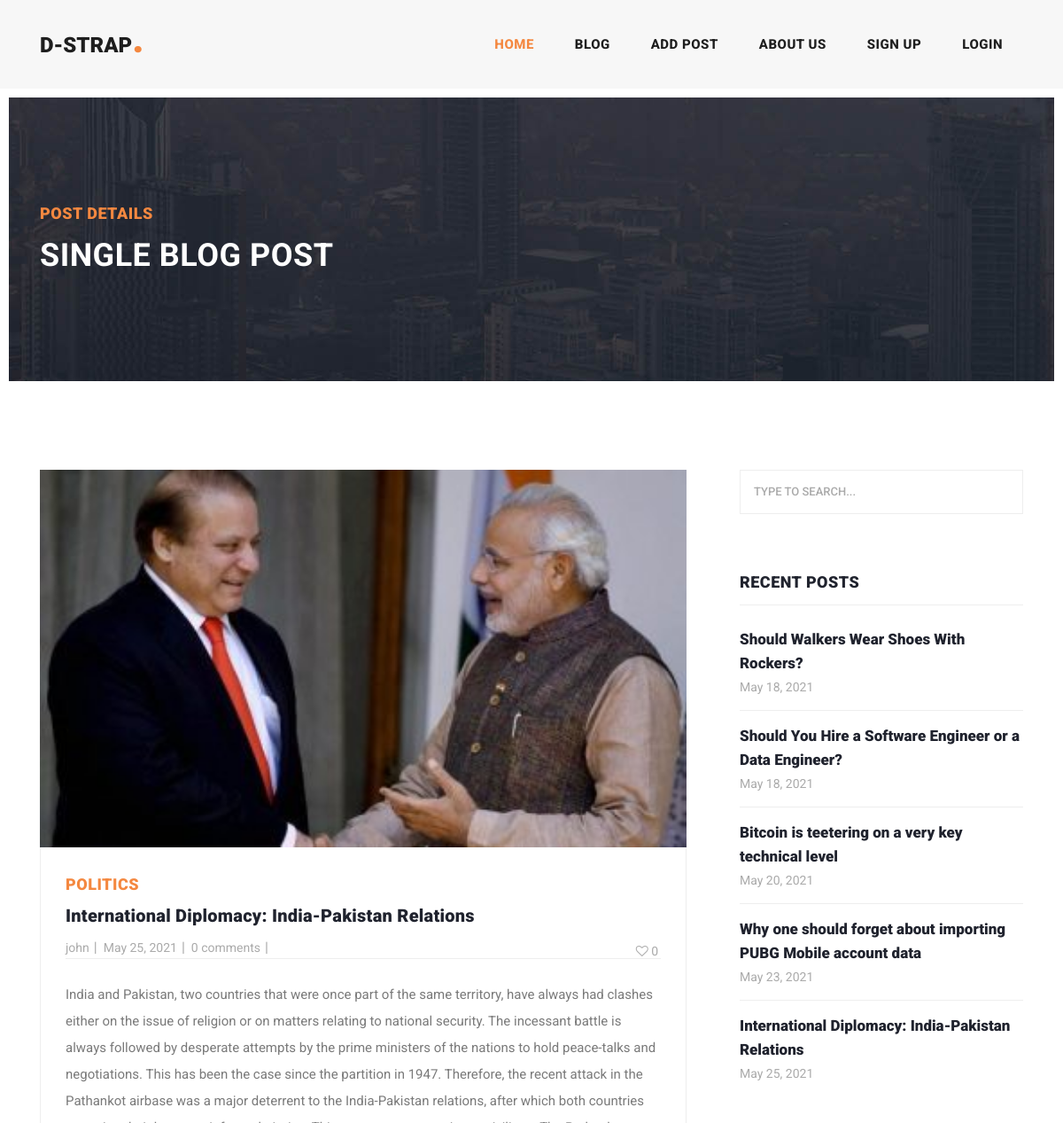
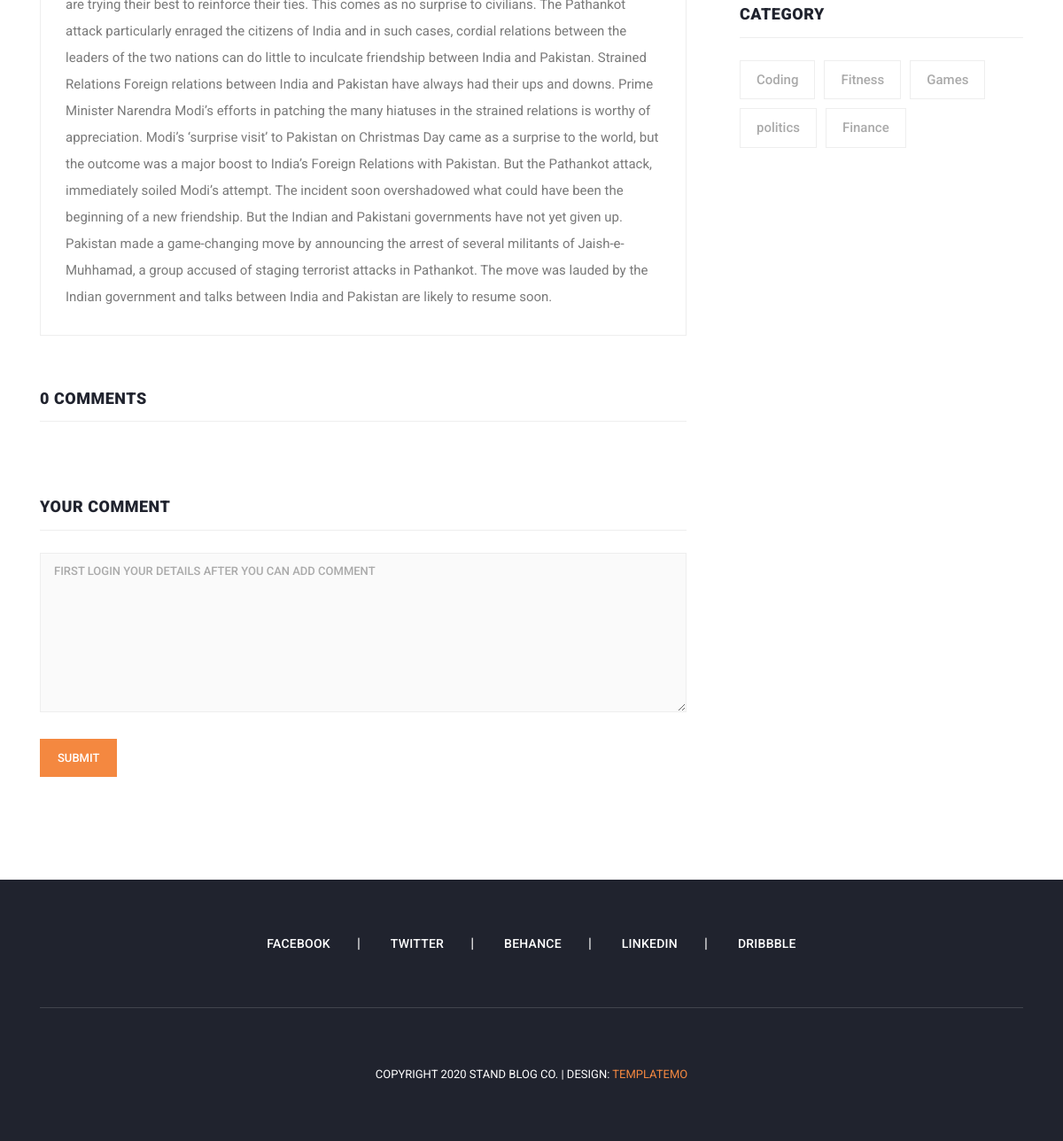
The page /post_details/International Diplomacy: India-Pakistan Relations on the database its author committed (2 pictures, top to bottom).
### Blog/models.py (models this page shows, shortened)
class post(models.Model):
    title =models.CharField(max_length=300,null=False)
    desc=models.TextField()
    img=models.ImageField(null=False)
    post_by = models.ForeignKey(User,on_delete=models.CASCADE)
    category=models.ForeignKey(category,on_delete=models.CASCADE)
    views=models.IntegerField(default=0)
    date=models.DateField(auto_now_add=True)

class category(models.Model):
    name = models.CharField(max_length=30,null=False)
    desc = models.TextField()
    img=models.ImageField(default='no found')
    def __str__(self):
	    return self.name

### Blog/views.py (the view)
# urls.py: path('post_details/<str:title>',views.post_detail,name="post_details"),
def post_detail(request,title):
    try:
        cat=category.objects.all()
        post_obj=post.objects.filter(title=title).first()
        comments=comment.objects.filter(comment_to=post_obj.id).all()
        no_comment=comment.objects.filter(comment_to=post_obj.id).count()
        pop_post=post.objects.all()[:5]
        liked=False
        if request.user.is_authenticated:
            likes=like.objects.filter(like_by=request.user,like_to=post_obj.id).first()
            liked=True
            if not likes:
                liked=False
        no_likes=like.objects.filter(like_to=post_obj.id).all().count()
        if(request.method=='GET' and request.user.is_authenticated):
            post_obj.views=post_obj.views+1
            post_obj.save()
        context={
            'cats':cat,
            'post':post_obj,
            'pop_posts':pop_post,
            'comments':comments,
            'no_comment':no_comment,
            'no_likes':no_likes,
            'liked':liked
        }
        return render(request,'post_details.html',context)
    except:
        return render(request,'404.html')

### Blog/templates/post_details.html (shortened to what this page needs)
{% extends 'basic.html'%}
{% load static %}
  {% block content %}
  <div class="heading-page header-text">
    <section class="page-heading">
      <div class="container">
        <div class="row">
          <div class="col-lg-12">
            <div class="text-content">
              <h4>Post Details</h4>
              <h2>Single blog post</h2>
            </div>
          </div>
        </div>
      </div>
    </section>
  </div>
  <section class="blog-posts grid-system">
    <div class="container">
      <div class="row">
        <div class="col-lg-8">
          <div class="all-blog-posts">
            <div class="row">
              <div class="col-lg-12">
                <div class="blog-post">
                  <div class="blog-thumb">
                    <img src="/media/{{post.img}}" alt="Image not Found">
                  </div>
                  <div class="down-content">
                    <span>{{post.category}}</span>
                    <a href="{% url 'post_details' title=post.title %}">
                      <h4>{{post.title}}</h4>
                    </a>
                    <ul class="post-info" style="position: relative;">
                      <li><a href="#">{{post.post_by}}</a></li>
                      <li><a href="#">{{post.date}}</a></li>
                      <li><a href="#">{{no_comment}} comments</a></li>
                      {% if liked %}
                      <li style="position: absolute; right:0px; top:6px;"><a href="{% url 'like' title=post.title %}"><i
                            class="fa fa-heart" aria-hidden="true" style="color:Tomato;"></i> {{no_likes}}</a></li>
                      {% else %}
                      <li style="position: absolute; right:0px; top:6px;"><a href="{% url 'like' title=post.title %}"><i
                            class="fa fa-heart-o" aria-hidden="true"></i> {{no_likes}}</a></li>
                      {% endif%}
                    </ul>
                    <p>{{post.desc}}</p>
                  </div>
                </div>
              </div>
              <div class="col-lg-12">
                <div class="sidebar-item comments">
                  <div class="sidebar-heading">
                    <h2>{{no_comment}} comments</h2>
                  </div>
                </div>
              </div>
              <div class="col-lg-12">
                <div class="sidebar-item submit-comment">
                  <div class="sidebar-heading">
                    <h2>Your comment</h2>
                  </div>
                  <div class="content">
                    <form id="comment" action="{% url 'comment' title=post.title %}" method="post">
                      <div class="row">
                        <div class="col-lg-12">
                          <fieldset>
                            {%if user.is_authenticated %}
                            <textarea name="comment" rows="6" id="message" placeholder="Type your comment"
                              required></textarea>
                            {%else%}
                            <textarea name="comment" rows="6" id="message"
                              placeholder="First login your details After you can add comment" required
                              disabled></textarea>
                            {%endif%}
                          </fieldset>
                        </div>
                        <div class="col-lg-12">
                          <fieldset>
                            <button type="submit" id="form-submit" class="main-button">Submit</button>
                          </fieldset>
                        </div>
                      </div>
                    </form>
                  </div>
                </div>
              </div>
            </div>
          </div>
        </div>
        <div class="col-lg-4">
          <div class="sidebar">
            <div class="row">
              <div class="col-lg-12">
                <div class="sidebar-item search">
                  <form id="search_form" name="gs" method="GET" action="#">
                    <input type="text" name="q" class="searchText" placeholder="type to search..." autocomplete="on">
                  </form>
                </div>
              </div>
              <div class="col-lg-12">
                <div class="sidebar-item recent-posts">
                  <div class="sidebar-heading">
                    <h2>Recent Posts</h2>
                  </div>
                  <div class="content">
                    <ul>
                      {% for post in pop_posts%}
                      <li><a href="{%url 'post_details' title=post.title%}">
                          <h5>{{post.title}}</h5>
                          <span>{{post.date}}</span>
                        </a></li>
                      {%endfor%}
                    </ul>
                  </div>
                </div>
              </div>
              <div class="col-lg-12">
                <div class="sidebar-item tags">
                  <div class="sidebar-heading">
                    <h2>Category</h2>
                  </div>
                  <div class="content">
                    <ul>
                      {% for cate in cats %}
                      <li><a href="#">{{cate.name}}</a></li>
                      {% endfor%}
                    </ul>
                  </div>
                </div>
              </div>
            </div>
          </div>
        </div>
      </div>
    </div>
  </section>
</body>
{% endblock %}

### Blog/static/Blog/assets/css/templatemo-stand-blog.css (style rules this page uses)
body { font-family: 'Roboto', sans-serif; overflow-x: hidden; text-rendering: optimizeLegibility; -webkit-font-smoothing: antialiased; -moz-osx-font-smoothing: grayscale; }
p { margin-bottom: 0px; font-size: 15px; font-weight: 400; color: #7a7a7a; line-height: 30px; }
a { text-decoration: none!important; }
ul { padding: 0; margin: 0; list-style: none; }
h1,h2,h3,h4,h5,h6 { margin: 0px; }
.heading-page { padding-top: 110px; }
.page-heading { margin: 0px 10px; padding: 120px 0px; text-align: left; background-position: center center; background-repeat: no-repeat; background-size: cover; background-image: url(../images/heading-bg.jpg); }
.page-heading .text-content h4 { color: #f48840; font-size: 18px; text-transform: uppercase; font-weight: 900; letter-spacing: 0.5px; margin-bottom: 15px; }
.page-heading .text-content h2 { color: #fff; font-size: 36px; font-weight: 700; text-transform: uppercase; letter-spacing: 0.5px; }
.blog-posts { margin-top: 100px; }
.blog-posts .blog-post { margin-bottom: 30px; }
.blog-posts .blog-thumb img { width: 100%; overflow: hidden; }
.blog-posts .down-content { padding: 28px; border-right: 1px solid #eee; border-left: 1px solid #eee; border-bottom: 1px solid #eee; }
.blog-posts .down-content span { font-size: 18px; text-transform: uppercase; letter-spacing: 0.5px; font-weight: 900; color: #f48840; }
.blog-posts .down-content h4 { font-size: 24px; text-transform: capitalize; letter-spacing: 0.5px; font-weight: 900; color: #20232e; margin: 10px 0px 12px 0px; }
.blog-posts .down-content ul.post-info li { display: inline-block; margin-right: 8px; }
.blog-posts .down-content ul.post-info li:after { content: '|'; color: #aaa; margin-left: 8px; }
.blog-posts .down-content h4 { font-size: 20px; letter-spacing: 0.25px; }
.grid-system .down-content ul.post-info li { margin-right: 3px; }
.grid-system .down-content ul.post-info li:after { margin-left: 5px; }
.blog-posts .down-content ul.post-info li:last-child::after { display: none; }
.blog-posts .down-content ul.post-info li a { font-size: 14px; color: #aaa; font-weight: 400; transition: all .3s; }
.blog-posts .down-content p { padding-top: 25px; margin-top: 25px 0px; border-top: 1px solid #eee; }
.blog-posts .sidebar-heading h2 { font-size: 18px; text-transform: uppercase; font-weight: 900; letter-spacing: 0.5px; color: #20232e; border-bottom: 1px solid #eee; padding-bottom: 15px; margin-bottom: 25px; }
.blog-posts .comments { margin-top: 30px; }
.blog-posts .submit-comment { margin-top: 60px; }
.blog-posts .submit-comment textarea { width: 100%; height: 46px; border: 1px solid #eee; font-size: 13px; text-transform: uppercase; font-weight: 500; color: #7a7a7a; outline: none; padding: 10px 15px; margin-bottom: 30px; height: 180px; max-height: 220px; max-width: 100%; min-width: 160px; }
.blog-posts .submit-comment input::placeholder, .blog-posts .submit-comment textarea::placeholder { color: #aaa; }
.blog-posts .submit-comment button { display: inline-block; background-color: #f48840; color: #fff; font-size: 13px; font-weight: 500; padding: 12px 20px; text-transform: uppercase; transition: all .3s; border: none; outline: none; }
.sidebar { margin-left: 30px; }
.sidebar .sidebar-item { margin-top: 50px; }
.sidebar .search { margin-top: 0px; }
.sidebar .sidebar-heading h2 { font-size: 18px; text-transform: uppercase; font-weight: 900; letter-spacing: 0.5px; color: #20232e; border-bottom: 1px solid #eee; padding-bottom: 15px; margin-bottom: 25px; }
.sidebar .search input { width: 100%; height: 50px; border: 1px solid #eee; font-size: 13px; text-transform: uppercase; font-weight: 500; color: #7a7a7a; outline: none; padding: 0px 15px; }
.sidebar .search input::placeholder { color: #aaa; }
.sidebar .recent-posts ul li { margin-bottom: 15px; padding-bottom: 15px; border-bottom: 1px solid #eee; }
.sidebar .recent-posts ul li:last-child { margin-bottom: 0px; padding-bottom: 0px; border-bottom: none; }
.sidebar .recent-posts ul li h5 { font-size: 17px; font-weight: 900; color: #20232e; line-height: 27px; transition: all 0.3s; }
.sidebar .recent-posts ul li span { display: block; font-size: 14px; color: #aaa; margin-top: 3px; }
.sidebar .tags ul li { margin-right: 6px; display: inline-block; }
.sidebar .tags ul li { margin-bottom: 10px; }
.sidebar .tags ul li a { font-size: 15px; font-weight: 500; color: #aaa; display: inline-block; border: 1px solid #eee; padding: 10px 18px; transition: all .3s; }

### rows shown on the page
post: img (picture), category "POLITICS", title "International Diplomacy: India-Pakistan Relations", post_by "john", date "May 25, 2021", desc "India and Pakistan, two countries that were once part of the same territory, have always had clashes either on the issue of religion or on matters relating to national security. The incessant battle is always followed by desperate attempts by the prime ministers of the nations to hold peace-talks and negotiations. This has been the case since the partition in 1947. Therefore, the recent attack in the Pathankot airbase was a major deterrent to the India-Pakistan relations, after which both countries are trying their best to reinforce their ties. This comes as no surprise to civilians. The Pathankot attack particularly enraged the citizens of India and in such cases, cordial relations between…"
post: title "Should Walkers Wear Shoes With Rockers?", date "May 18, 2021"
post: title "Should You Hire a Software Engineer or a Data Engineer?", date "May 18, 2021"
post: title "Bitcoin is teetering on a very key technical level", date "May 20, 2021"
post: title "Why one should forget about importing PUBG Mobile account data", date "May 23, 2021"
category: name "Coding"
category: name "Fitness"
category: name "Games"
category: name "politics"
category: name "Finance"

### other values the page prints
{{ no_comment }} "0"
{{ no_likes }} "0"
